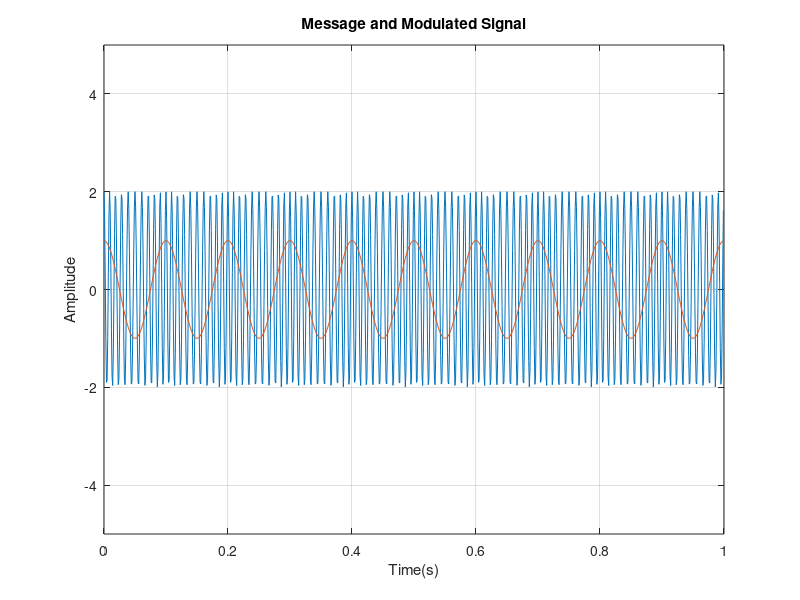
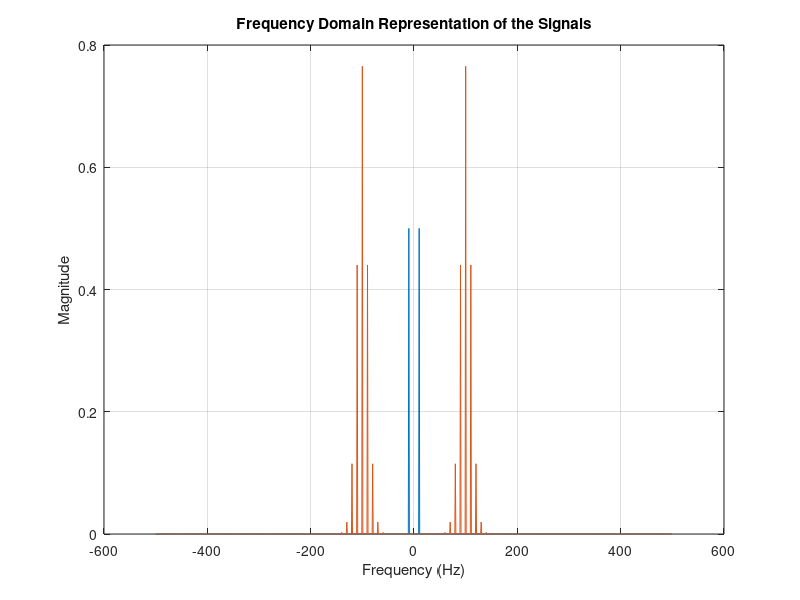
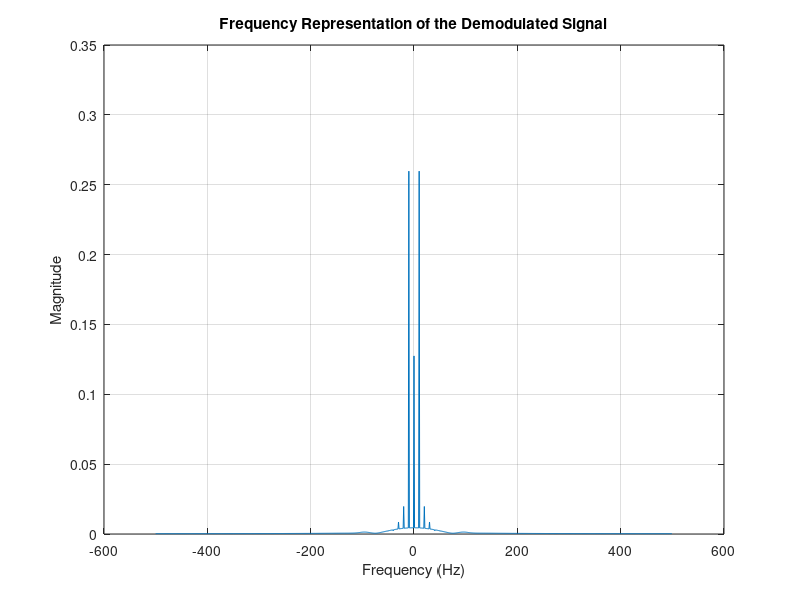
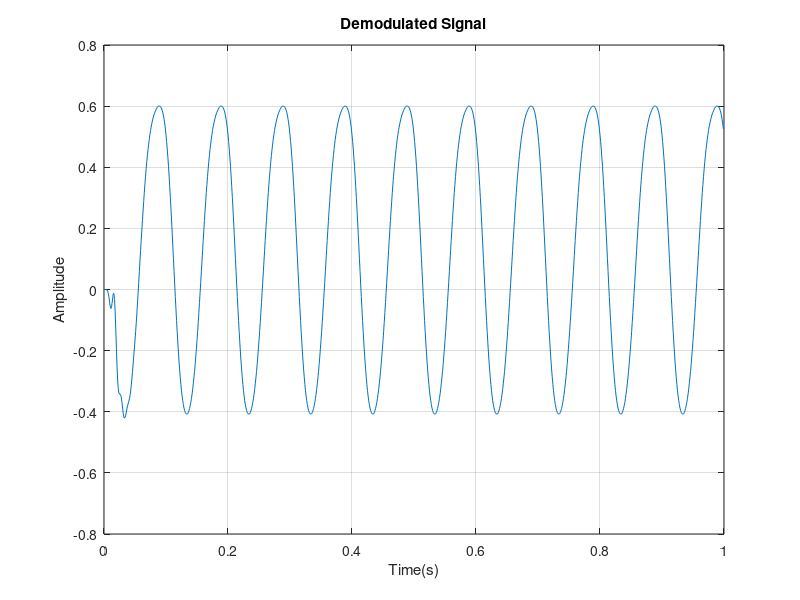

Recreate these plots in MATLAB, in order.
clear all
close all
Fs = 1000; %sampling frequency
dt = 1/Fs;
t = 0:dt:1-dt;
a = 2; %amplitude of carrier
fm = 10; %freq. of message signal
fc = 100; %freq. of carrier signal
delta_f = 100;
kf = delta_f/fm; %frequency sensitivity of the modulator / modulation index
m = cos(2*pi*fm*t);
m_b = tril(ones(length(m)));
m_c = m.*m_b;
sum_m = sum(m_c,2);
s = a*cos(2*pi*fc*t+(kf*2*pi*sum_m').*dt);
plot(t,s);
grid on
hold on
plot(t,m)
ylim([-5 5])
xlabel ('Time(s)');
ylabel ('Amplitude');
title('Message and Modulated Signal')
f = -Fs/2:1:Fs/2-1;
M = fftshift(fft(m));
S = fftshift(fft(s));
figure
plot(f,abs(M)/Fs);
title('Frequency Domain Representation of the Signals')
grid on
hold on
plot(f,abs(S)/Fs);
xlabel('Frequency (Hz)')
ylabel('Magnitude')
dem = diff(s);                 
dem = [0,dem];
r_lo = dem.*(cos(2*pi*fc*t));
[b,a] = butter(10,2*fc/Fs);
r_flt = filter(b,a,r_lo);
R_flt = fftshift(fft(r_flt));
figure()
plot(f,abs(R_flt)/Fs);
title('Frequency Representation of the Demodulated Signal')
xlabel('Frequency (Hz)')
ylabel('Magnitude')
grid on
figure()
plot(t,r_flt)
xlabel ('Time(s)');
ylabel ('Amplitude');
grid on
title('Demodulated Signal')